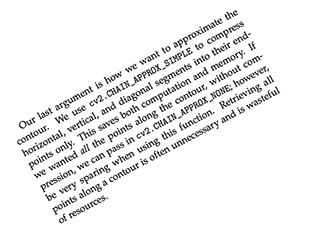
#> input picture cv lav/week 6/skewed.png, 331 x 233 px, found by its file name
$ python 'bit masking data hiding.py'
#> lines starting #> are read from the running program, lines starting #| are printed output that depends on the picture
#> further down, image is the input picture: shape (233, 331, 3); mean B, G, R 240, 239.9, 240
import cv2
import numpy as np

def embed_information(image, secret_data):
    # Convert image to grayscale
#> called with secret_data = 'HadoopTheSpark'
    gray_image = cv2.cvtColor(image, cv2.COLOR_BGR2GRAY)

    # Include length of the secret data at the beginning
    data_length = len(secret_data)
    secret_data = f"{data_length:04d}" + secret_data  # Prefix length as a 4-digit number

    # Ensure secret data fits within the image
    if len(secret_data) > gray_image.size:
        raise ValueError("Secret data is too large to fit in the image.")

    # Convert secret data to binary
    secret_binary = ''.join(format(byte, '08b') for byte in secret_data.encode())

    # Flatten the grayscale image to a 1D array
    flat_image = gray_image.flatten()

    # Embed secret data into the least significant bit (LSB)
    for i in range(len(secret_binary)):
        flat_image[i] = (flat_image[i] & 0xFE) | int(secret_binary[i])

    # Reshape back to original image dimensions
    encoded_image = flat_image.reshape(gray_image.shape)

    return encoded_image

def contrast_stretching(image):
    min_val = np.min(image)
#> min_val = 2
    max_val = np.max(image)
#> max_val = 255
    new_min = 0
    new_max = 255
    stretched_image = (image - min_val) * (new_max - new_min) / (max_val - min_val) + new_min
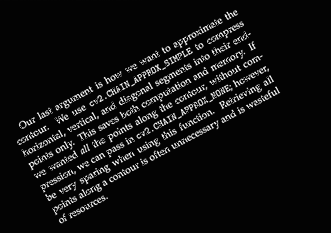
#> stretched_image: shape (233, 331) float64; min 0, max 0.984, mean 0.0678
    return np.uint8(stretched_image)
#> returned value: shape (233, 331); every value is 0

# Read the image
image = cv2.imread('C:/Users/student/PycharmProjects/220962432_lab6/.venv/Scripts/images/skewed.png')

# Secret data to embed
secret_data = "HadoopTheSpark"

# Embed the secret data
encoded_image = embed_information(image, secret_data)

# Apply contrast stretching
stretched_encoded_image = contrast_stretching(encoded_image)

# Save the resulting image
cv2.imwrite('./images/stretched_encoded_image.jpg', stretched_encoded_image)
